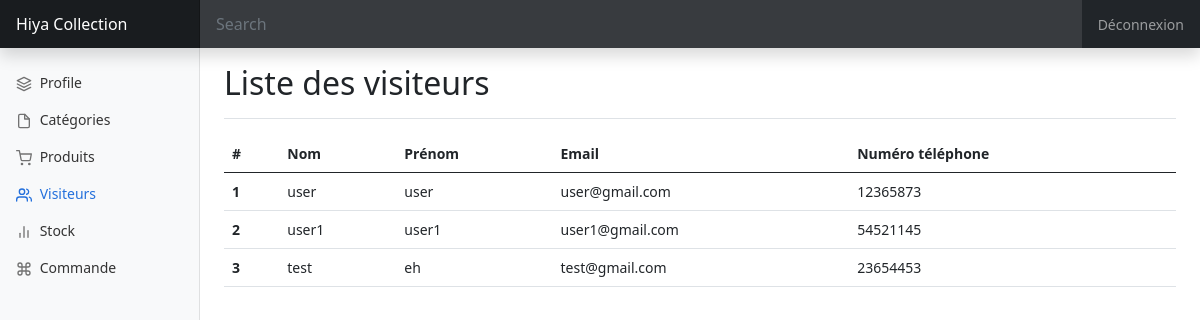
The app's page /admin/visiteur/listVis.php with its own data.
### tables this page shows
CREATE TABLE `visiteur` (
  `ID` int(10) NOT NULL,
  `Nom` varchar(20) NOT NULL,
  `Prénom` varchar(20) NOT NULL,
  `NumTel` int(8) NOT NULL,
  `Email` varchar(30) NOT NULL,
  `Password` varchar(30) NOT NULL,
  `Etat` int(1) NOT NULL DEFAULT 0
);

### inc/functions.php (called while the page is built, shortened)
<?php
function getAllVisiteur(){
    include 'C:\xampp\htdocs\hiya_ecommerce\config.php';
    $req = "SELECT * FROM visiteur ";
    $res = $cnx->query($req);
    $visiteur= $res->fetchAll();
    return $visiteur;
}
?>

### admin/visiteur/listVis.php (the view, shortened to what this page needs)
<?php
    include "../../inc/functions.php";
    $visiteur = getAllVisiteur();
?>
<!doctype html>
<html lang="en">
  <head>
        <link href="../../css/bootstrap.min.css" rel="stylesheet">
    <link href="../../css/dashboard.css" rel="stylesheet">
  </head>
  <body>
<header class="navbar navbar-dark sticky-top bg-dark flex-md-nowrap p-0 shadow">
  <a class="navbar-brand col-md-3 col-lg-2 me-0 px-3" href="../../index.php">Hiya Collection</a>
  <input class="form-control form-control-dark w-100" type="text" placeholder="Search" aria-label="Search">
  <div class="navbar-nav">
    <div class="nav-item text-nowrap">
      <a class="nav-link px-3" href="../../deconnexion.php">Déconnexion</a>
    </div>
  </div>
</header>
<div class="container-fluid">
  <div class="row">
    <nav id="sidebarMenu" class="col-md-3 col-lg-2 d-md-block bg-light sidebar collapse">
      <div class="position-sticky pt-3">
        <ul class="nav flex-column">
          <li class="nav-item ">
            <a class="nav-link" href="../profileAdmin.php">
              <span data-feather="layers"></span>
              Profile
            </a>
          </li>
          <li class="nav-item">
            <a class="nav-link " href="../categorie/listCa.php">
              <span data-feather="file"></span>
              Catégories
            </a>
          </li>
          <li class="nav-item">
            <a class="nav-link" href="../produit/listProd.php">
              <span data-feather="shopping-cart"></span>
              Produits
            </a>
          </li>
          <li class="nav-item">
            <a class="nav-link active" href="listVis.php">
              <span data-feather="users"></span>
              Visiteurs
            </a>
          </li>
          <li class="nav-item">
            <a class="nav-link" href="../stock/listS.php">
              <span data-feather="bar-chart-2"></span>
              Stock
            </a>
          </li>
          <li class="nav-item">
            <a class="nav-link" href="../commande/listC.php">
              <span data-feather="command"></span>
              Commande
            </a>
          </li>
        </ul>
      </div>
    </nav>
    <main class="col-md-9 ms-sm-auto col-lg-10 px-md-4">
      <div class="d-flex justify-content-between flex-wrap flex-md-nowrap align-items-center pt-3 pb-2 mb-3 border-bottom">
        <h1 class="h2">Liste des visiteurs</h1>
      </div>
      <div>
            <table class="table">
                    <thead>
                            <tr>
                            <th scope="col">#</th>
                            <th scope="col">Nom</th>
                            <th scope="col">Prénom</th>
                            <th scope="col">Email</th>
                            <th scope="col">Numéro téléphone</th>
                            </tr>
                    </thead>
                <tbody>
                    <?php
                        $i =0;
                        foreach($visiteur as $visiteur){
                            if($visiteur['Etat'] != 1){
                              $i++;
                                echo '
                                    <tr>
                                        <th scope="row">'.$i.'</th>
                                        <td>'.$visiteur['Nom'].'</td>
                                        <td>'.$visiteur['Prénom'].'</td>
                                        <td>'.$visiteur['Email'].'</td>
                                        <td>'.$visiteur['NumTel'].'</td>
                                    </tr>
                                ';
                            }
                        }
                    ?>
                </tbody>
            </table>
        </div>
    </main>
  </div>
</div>
  </body>
</html>

### css/dashboard.css (style rules this page uses)
body { font-size: .875rem; }
.feather { width: 16px; height: 16px; vertical-align: text-bottom; }
.sidebar { position: fixed; top: 0; bottom: 0; left: 0; z-index: 100; padding: 48px 0 0; box-shadow: inset -1px 0 0 rgba(0, 0, 0, .1); }
.sidebar .nav-link { font-weight: 500; color: #333; }
.sidebar .nav-link .feather { margin-right: 4px; color: #727272; }
.sidebar .nav-link.active { color: #2470dc; }
.sidebar .nav-link:hover .feather, .sidebar .nav-link.active .feather { color: inherit; }
.navbar-brand { padding-top: .75rem; padding-bottom: .75rem; font-size: 1rem; background-color: rgba(0, 0, 0, .25); box-shadow: inset -1px 0 0 rgba(0, 0, 0, .25); }
.navbar .form-control { padding: .75rem 1rem; border-width: 0; border-radius: 0; }
.form-control-dark { color: #fff; background-color: rgba(255, 255, 255, .1); border-color: rgba(255, 255, 255, .1); }

### records on screen
visiteur: Nom "user", Prénom "user", Email "user@gmail.com", NumTel "12365873"
visiteur: Nom "user1", Prénom "user1", Email "user1@gmail.com", NumTel "54521145"
visiteur: Nom "test", Prénom "eh", Email "test@gmail.com", NumTel "23654453"
